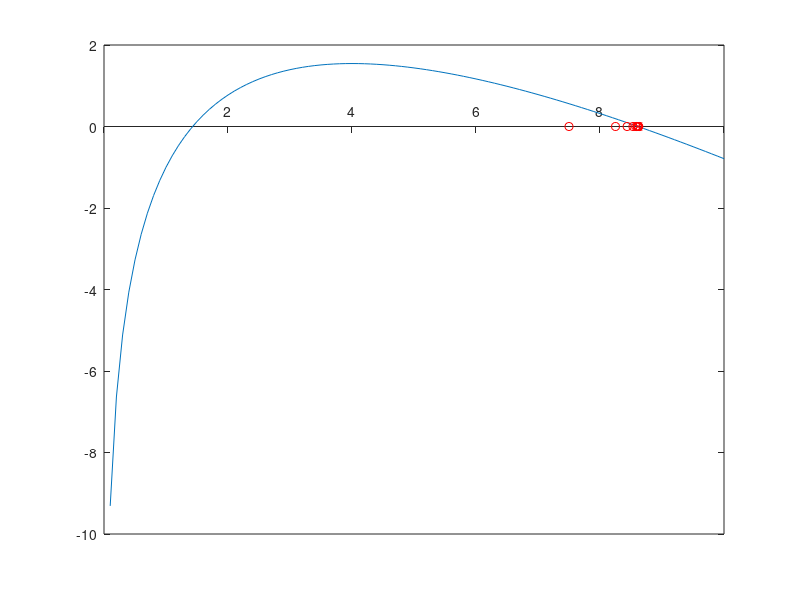

MATLAB code to generate this figure:
%BISECTION
f = @(x)4*log(x) -x
xq = 0:0.1:10;
plot(xq,f(xq))
set(gca,'xAxislocation','origin')
hold on
a=3; b= 9;
c=(a+b)/2;
tol=1e-6;
while abs(f(c))>tol
    if f(a)*f(c)<0
        b=c;
    else
        a=c;
    end
    c=(a+b)/2
    plot(c,0,'ro')
    pause(1)
end
plot (c,f(c),'rx')
